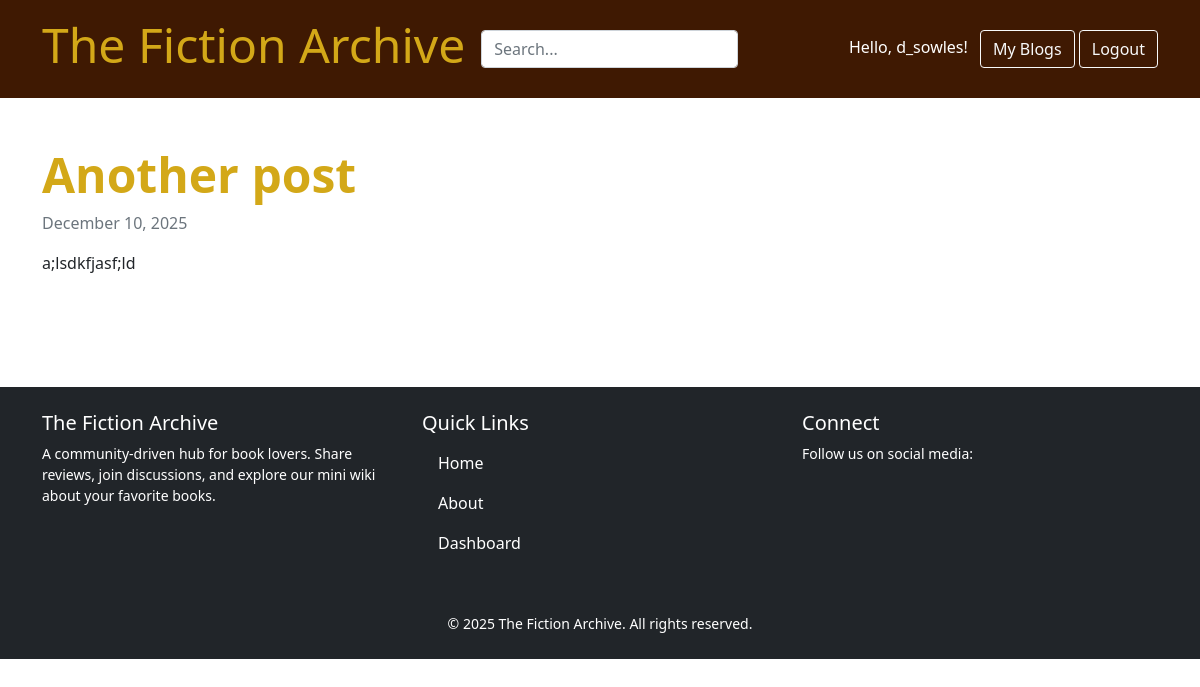
/blog/another-post/ (signed in), run on the app's committed database.
### blog/models.py (models this page shows, shortened)
class Post(models.Model):
    title = models.CharField(max_length=200)
    slug = models.SlugField(unique=True, blank=True)
    content = models.TextField()
    created_at = models.DateTimeField(auto_now_add=True)
    updated_at = models.DateTimeField(auto_now=True)
    published = models.BooleanField(default=True)
    featured_image = models.ImageField(upload_to='blog_images/', blank=True, null=True)
    author = models.ForeignKey(User, on_delete=models.CASCADE, related_name="posts", null=True, blank=True)

### blog/views.py (the view)
# urls.py: path('<slug:slug>/', views.detail, name='blog-detail'),
def detail(request, slug):
    post = get_object_or_404(Post, slug=slug)
    return render(request, 'detail.html', {'post': post})

### blog/templates/detail.html (shortened to what this page needs)
{% extends "base.html" %}
{% block account-controls %}<a href="{% url 'account-dashboard' %}" class="btn btn-outline-light" >My Blogs</a>{% endblock %}
{% block content %}
<div class="container py-5">
    <h1 class="display-5 fw-bold">{{ post.title }}</h1>
    <p class="text-muted">{{ post.created_at|date:"F j, Y" }}</p>
    <p>{{ post.content|linebreaks }}</p>
</div>
{% endblock %}

### templates/base.html (shortened to what this page needs)
<!DOCTYPE html>
<html lang="en">
<head>
    <link href="https://cdn.jsdelivr.net/npm/bootstrap@5.0.2/dist/css/bootstrap.min.css" rel="stylesheet">
    <link rel="stylesheet" href="https://cdnjs.cloudflare.com/ajax/libs/font-awesome/6.7.2/css/all.min.css" />
    {% load static %}
    <link rel="stylesheet" href="{% static 'css/base.css' %}" />
</head>
<body>
    <header class="p-3 bg-dark text-white" id="site-header">
        <div class="container">
          <div class="d-flex flex-wrap align-items-center justify-content-center justify-content-lg-start">
            <a href={% url 'home' %} class="d-flex align-items-center mb-2 mb-lg-0 me-3 text-decoration-none">
                <h1>The Fiction Archive</h1>
            </a>
            <form action="{% url 'blog-search' %}" method="get" class="col-12 col-lg-auto mb-3 mb-lg-0 me-lg-3">
                <input type="search" name="q" class="form-control form-control-dark" placeholder="Search..." aria-label="Search">
            </form>
            <div class="text-end ms-auto">
                {% if user.is_authenticated %}
                    <span class="text-white me-2">Hello, {{ user.username }}!</span>
                {% block account-controls %}{% endblock %}
                    <a href="{% url 'logout' %}" class="btn btn-outline-light">Logout</a>
                {% else %}
                    <a href="{% url 'login' %}" class="btn btn-outline-light me-2">Login</a>
                    <a href="{% url 'register' %}" class="btn btn-warning">Sign-up</a>
                {% endif %}
            </div>
          </div>
        </div>
    </header>
    {% block content %}<h1>No Content</h1>{% endblock %}
<footer class="bg-dark text-white mt-5">
    <div class="container py-4">
        <div class="row">
            <div class="col-md-4 mb-3">
                <h5>The Fiction Archive</h5>
                <p class="small">
                    A community-driven hub for book lovers. Share reviews, join discussions,
                    and explore our mini wiki about your favorite books.
                </p>
            </div>
            <div class="col-md-4 mb-3">
                <h5>Quick Links</h5>
                <ul class="list-unstyled">
                    <li><a href="{% url 'home' %}" class="nav-link text-decoration-none">Home</a></li>
                    <li><a href="{% url 'blog-about' %}" class="nav-link text-decoration-none">About</a></li>
                    <li><a href="{% url 'account-dashboard' %}" class="nav-link text-decoration-none">Dashboard</a></li>
                </ul>
            </div>
          <div class="col-md-4 mb-3">
              <h5>Connect</h5>
              <p class="small mb-1">Follow us on social media:</p>
          </div>
        </div>
        <div class="text-center mt-3">
            <small>&copy; 2025 The Fiction Archive. All rights reserved.</small>
        </div>
    </div>
</footer>
</body>
</html>

### static/css/base.css (style rules this page uses)
#site-header { background-color: rgb(63, 25, 2) !important; }
h1 { font-size: 3rem; color: rgb(211, 168, 24); }
.nav-link { color: white; }

### data on the page
Post: title "Another post", created_at "December 10, 2025", content "a;lsdkfjasf;ld"

### other printed values
{{ user.username }} "d_sowles"
